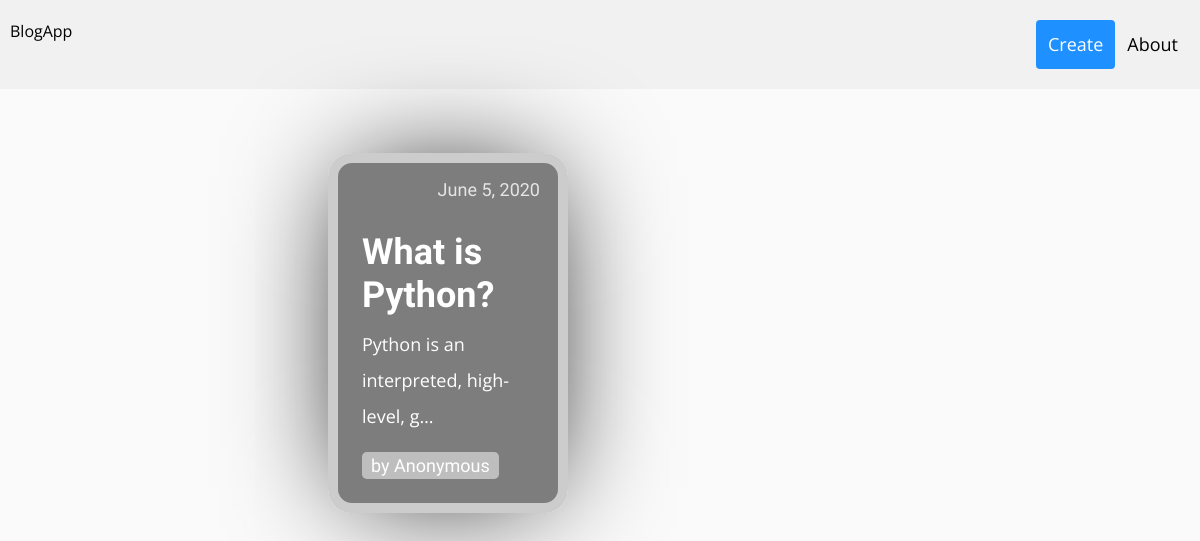
The page / on the database its author committed.
### djangoblog/models.py (models this page shows)
class BlogApp(models.Model):
	title=models.CharField(max_length=88)
	description=models.TextField(blank=False)
	author=models.CharField(max_length=20)
	date=models.DateField(auto_now_add=True)

### djangoblog/views.py (the view)
# urls.py: path('',views.index,name='index'),
def index(request):
	context={}
	form=BlogApp.objects.all()
	context['form']=form
	return render(request,'index.html',context)

### djangoblog/templates/index.html (shortened to what this page needs)
<!DOCTYPE html>
<html>
<head>
</head>
<body>
<div class="header">
  BlogApp
  <div class="header-right">
    <a class="active" href="{% url 'create' %}">Create</a>
    <a href="#about">About</a>
  </div>
</div>
<section class="cards-wrapper">
  {% for data in form %}
  <div class="card-grid-space">
    <a class="card" href="{% url 'detailview' data.id %}" style="--bg-img: url(https://images1-focus-opensocial.googleusercontent.com/gadgets/proxy?container=focus&resize_w=1500&url=https://codetheweb.blog/assets/img/posts/html-syntax/cover.jpg)">
      <div>
        <h1>{{data.title}}</h1>
        <p>{{data.description|truncatechars:40}}</p>
        <div class="date">{{data.date}}</div>
        <div class="tags">
          <div class="tag">by {{data.author}}</div>
        </div>
      </div>
    </a>
  </div>
   {% endfor %}
</section>
</body>
</html>

### djangoblog/templates/index.html (style rules this page uses)
:root { --color: #3c3163; --transition-time: 0.5s; }
* { box-sizing: border-box; }
body { margin: 0; min-height: 100vh; font-family: 'Open Sans'; background: #fafafa; }
a { color: inherit; }
.cards-wrapper { display: grid; justify-content: center; align-items: center; grid-template-columns: 1fr 1fr 1fr; grid-gap: 4rem; padding: 4rem; margin: 0 auto; width: max-content; }
.card { font-family: 'Heebo'; --bg-filter-opacity: 0.5; background-image: linear-gradient(rgba(0,0,0,var(--bg-filter-opacity)),rgba(0,0,0,var(--bg-filter-opacity))), var(--bg-img); height: 15em; width:10em; font-size: 1.5em; color: white; border-radius: 1em; padding: 1em; display: flex; align-items: flex-end; background-size: cover; background-position: center; box-shadow: 0 0 5em -1em black; transition: all, var(--transition-time); position: relative; overflow: hidden; border: 10px solid #ccc; text-decoration: none; }
.card h1 { margin: 0; font-size: 1.5em; line-height: 1.2em; }
.card p { font-size: 0.75em; font-family: 'Open Sans'; margin-top: 0.5em; line-height: 2em; }
.card .tags { display: flex; }
.card .tags .tag { font-size: 0.75em; background: rgba(255,255,255,0.5); border-radius: 0.3rem; padding: 0 0.5em; margin-right: 0.5em; line-height: 1.5em; transition: all, var(--transition-time); }
.card .date { position: absolute; top: 0; right: 0; font-size: 0.75em; padding: 1em; line-height: 1em; opacity: .8; }
.card:before, .card:after { content: ''; transform: scale(0); transform-origin: top left; border-radius: 50%; position: absolute; left: -50%; top: -50%; z-index: -5; transition: all, var(--transition-time); transition-timing-function: ease-in-out; }
.card:before { background: #ddd; width: 250%; height: 250%; }
.card:after { background: white; width: 200%; height: 200%; }
@media screen and (max-width: 1285px) { .cards-wrapper { grid-template-columns: 1fr 1fr; } }
.header { overflow: hidden; background-color: #f1f1f1; padding: 20px 10px; }
.header a { float: left; color: black; text-align: center; padding: 12px; text-decoration: none; font-size: 18px; line-height: 25px; border-radius: 4px; }
.header a.active { background-color: dodgerblue; color: white; }
.header-right { float: right; }

### rows shown on the page
BlogApp: title "What is Python?", description "Python is an interpreted, high-level, g…", date "June 5, 2020", author "Anonymous"
